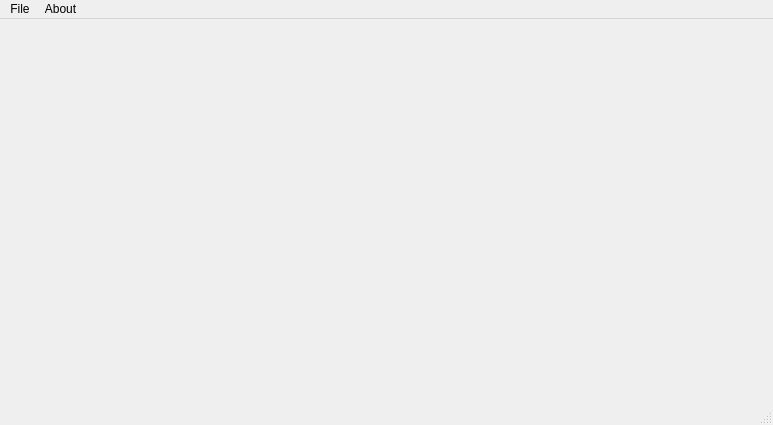
<?xml version="1.0" encoding="UTF-8"?>
<ui version="4.0">
 <class>Core</class>
 <widget class="QMainWindow" name="Core">
  <property name="geometry">
   <rect>
    <x>0</x>
    <y>0</y>
    <width>773</width>
    <height>425</height>
   </rect>
  </property>
  <property name="windowTitle">
   <string>Core</string>
  </property>
  <widget class="QWidget" name="centralWidget"/>
  <widget class="QMenuBar" name="menuBar">
   <property name="geometry">
    <rect>
     <x>0</x>
     <y>0</y>
     <width>773</width>
     <height>20</height>
    </rect>
   </property>
   <widget class="QMenu" name="menuFile">
    <property name="title">
     <string>File</string>
    </property>
    <addaction name="actionLoad_Mach_O"/>
    <addaction name="actionLoad_KernelCache"/>
    <addaction name="actionQuit"/>
   </widget>
   <widget class="QMenu" name="menuAbot">
    <property name="title">
     <string>About</string>
    </property>
    <addaction name="actionAbout_MachBox"/>
   </widget>
   <addaction name="menuFile"/>
   <addaction name="menuAbot"/>
  </widget>
  <widget class="QStatusBar" name="statusBar"/>
  <action name="actionAbout_MachBox">
   <property name="text">
    <string>About MachBox</string>
   </property>
  </action>
  <action name="actionLoad_Mach_O">
   <property name="text">
    <string>Load Mach-O</string>
   </property>
  </action>
  <action name="actionLoad_KernelCache">
   <property name="text">
    <string>Load KernelCache</string>
   </property>
  </action>
  <action name="actionQuit">
   <property name="text">
    <string>Quit</string>
   </property>
  </action>
 </widget>
 <layoutdefault spacing="6" margin="11"/>
 <resources/>
 <connections/>
</ui>
